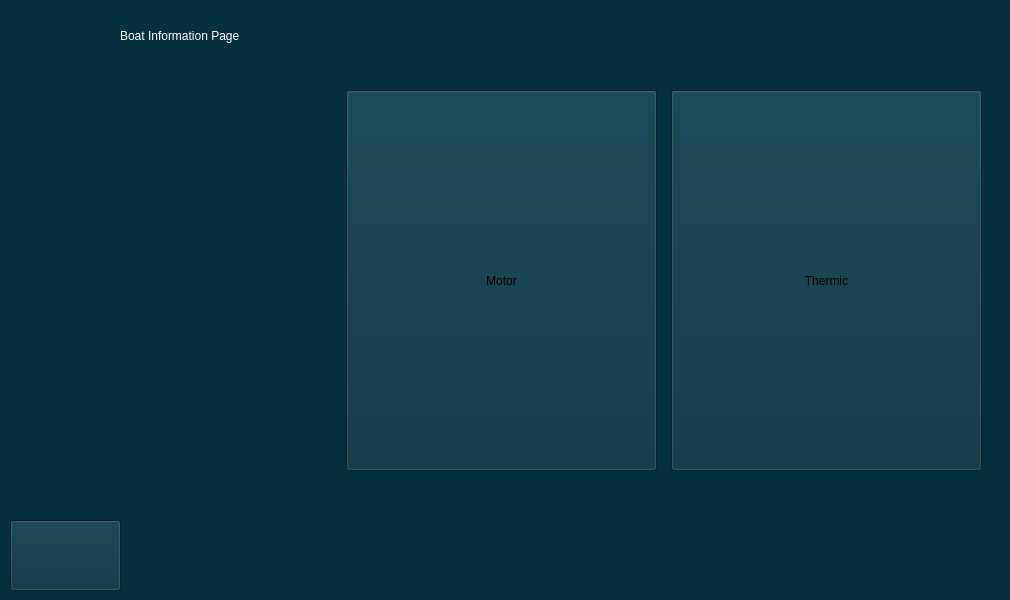
<?xml version="1.0" encoding="UTF-8"?>
<ui version="4.0">
 <class>BoatInfoWindow</class>
 <widget class="QMainWindow" name="BoatInfoWindow">
  <property name="geometry">
   <rect>
    <x>0</x>
    <y>0</y>
    <width>1010</width>
    <height>600</height>
   </rect>
  </property>
  <property name="windowTitle">
   <string>MainWindow</string>
  </property>
  <property name="styleSheet">
   <string notr="true">background-color: rgb(5, 49, 60)</string>
  </property>
  <widget class="QWidget" name="centralwidget">
   <widget class="QLabel" name="l_pagename">
    <property name="enabled">
     <bool>true</bool>
    </property>
    <property name="geometry">
     <rect>
      <x>120</x>
      <y>10</y>
      <width>461</width>
      <height>51</height>
     </rect>
    </property>
    <property name="styleSheet">
     <string notr="true">color: rgb(255, 255, 255);
font: 20pt &quot;Ubuntu&quot;;</string>
    </property>
    <property name="text">
     <string>Boat Information Page</string>
    </property>
   </widget>
   <widget class="QPushButton" name="pushButton">
    <property name="geometry">
     <rect>
      <x>10</x>
      <y>520</y>
      <width>111</width>
      <height>71</height>
     </rect>
    </property>
    <property name="styleSheet">
     <string notr="true">image: url(:/images/back.png)</string>
    </property>
    <property name="text">
     <string/>
    </property>
   </widget>
   <widget class="QWidget" name="horizontalLayoutWidget">
    <property name="geometry">
     <rect>
      <x>20</x>
      <y>90</y>
      <width>971</width>
      <height>391</height>
     </rect>
    </property>
    <layout class="QHBoxLayout" name="horizontalLayout">
     <item>
      <widget class="QWidget" name="widget" native="true"/>
     </item>
     <item>
      <widget class="QWidget" name="widget_2" native="true">
       <widget class="QPushButton" name="pushButton_3">
        <property name="geometry">
         <rect>
          <x>0</x>
          <y>0</y>
          <width>311</width>
          <height>381</height>
         </rect>
        </property>
        <property name="text">
         <string>Motor</string>
        </property>
       </widget>
      </widget>
     </item>
     <item>
      <widget class="QWidget" name="widget_3" native="true">
       <widget class="QPushButton" name="pushButton_4">
        <property name="geometry">
         <rect>
          <x>0</x>
          <y>0</y>
          <width>311</width>
          <height>381</height>
         </rect>
        </property>
        <property name="text">
         <string>Thermic</string>
        </property>
       </widget>
      </widget>
     </item>
    </layout>
   </widget>
   <widget class="QLabel" name="label">
    <property name="geometry">
     <rect>
      <x>20</x>
      <y>10</y>
      <width>81</width>
      <height>51</height>
     </rect>
    </property>
    <property name="styleSheet">
     <string notr="true">image: url(:/images/info.png)</string>
    </property>
    <property name="text">
     <string/>
    </property>
   </widget>
  </widget>
 </widget>
 <resources/>
 <connections/>
</ui>
